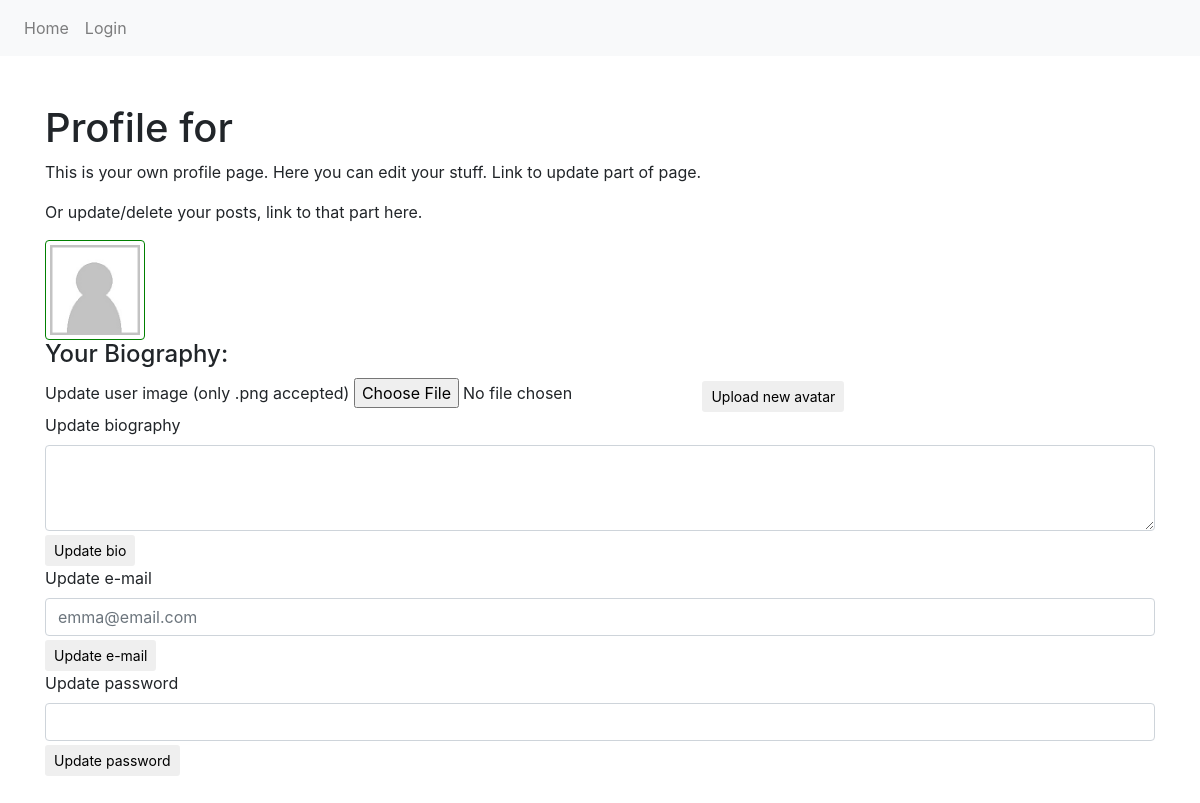
The page /profile.php on the database as committed earlier.
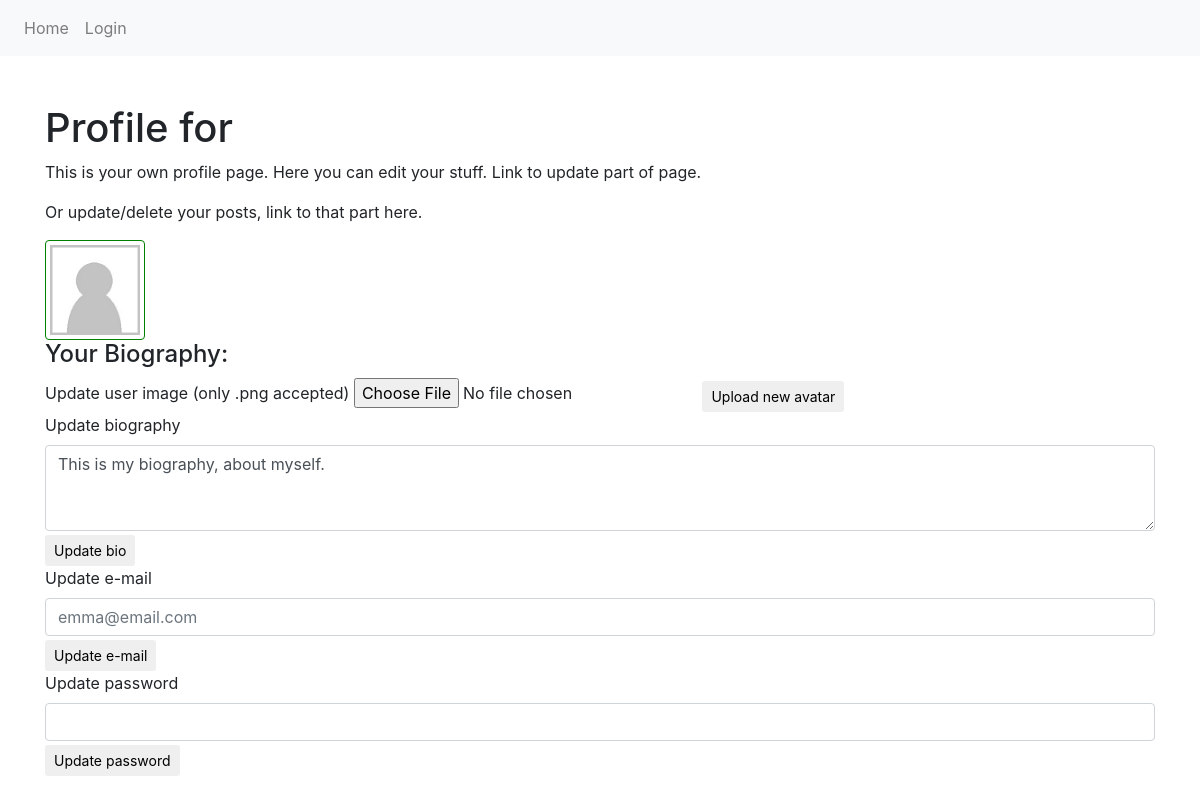
The same page on the database as committed later.
### tables this page shows
CREATE TABLE "User" (
	`user_id`	INTEGER NOT NULL PRIMARY KEY AUTOINCREMENT,
	`username`	TEXT NOT NULL UNIQUE,
	`email`	TEXT NOT NULL,
	`password`	TEXT NOT NULL,
	`bio`	TEXT,
	`avatar`	TEXT
);

### profile.php (the view, shortened to what this page needs)
<?php
require __DIR__.'/views/header.php';
$userSession = $_SESSION['userSession'] ?? false;
?>
<article>
  <h1>Profile for <?php echo $userSession['username'] ?></h1>
  <p>This is your own profile page. Here you can edit your stuff. Link to update part of page.</p>
  <p>Or update/delete your posts, link to that part here.</p>
</article>
<article>
<form action="upload.php" method="post" enctype="multipart/form-data">
    <?php if (!isset($userSession['avatar'])): ?>
      <img src="uploads/profilestart.png" alt="default" class="img-thumbnail">
    <?php else : ?>
      <img src="uploads/<?php echo $userSession['avatar']; ?>" class="img-thumbnail">
    <?php endif; ?>
      <h4>Your Biography:</h4>
  <label for="avatar">Update user image (only .png accepted)</label>
  <input type="file" name="avatar" accept=".png" required>
  <button type="submit" class="btn btn-sm mt-1">Upload new avatar</button>
</article>
<?php
$statement = $pdo->prepare('SELECT * FROM User');
$statement->execute();
$results = $statement->fetchAll(PDO::FETCH_ASSOC);
foreach ($results as $result) {
  $bio = $result['bio'];
  $email = $result['email'];
} ?>
    <form action="/app/auth/updateprofile.php" method="POST">
        <label for="textarea">Update biography</label>
        <textarea class="form-control" name="bio" rows="3"><?php echo $bio; ?></textarea>
        <button type="submit" class="btn btn-sm mt-1">Update bio</button>
    </form>
    <form action="/app/auth/updateprofile.php" method="POST">
        <label for="input">Update e-mail</label>
        <input class="form-control" name="email" placeholder="<?php echo $email; ?>"></input>
        <button type="submit" class="btn btn-sm mt-1">Update e-mail</button>
    </form>
    <form action="/app/auth/updateprofile.php" method="POST">
        <label for="input">Update password</label>
        <input class="form-control" name="password" type="password"></input>
        <button type="submit" class="btn btn-sm mt-1">Update password</button>
    </form>
<?php require __DIR__.'/views/footer.php'; ?>

### views/header.php (shortened to what this page needs)
<!DOCTYPE html>
<html lang="en">
<head>
    <link rel="stylesheet" href="https://maxcdn.bootstrapcdn.com/bootstrap/4.0.0-beta.2/css/bootstrap.min.css">
    <link rel="stylesheet" href="/assets/styles/main.css">
</head>
<body>
    <?php require __DIR__.'/navigation.php'; ?>
    <div class="container py-5">

### views/navigation.php (shortened to what this page needs)
<nav class="navbar navbar-expand-lg navbar-light bg-light">
    <ul class="navbar-nav">
        <li class="nav-item">
            <a class="nav-link <?php echo $_SERVER['SCRIPT_NAME'] === '/index.php' ? 'active' : ''; ?>" href="/index.php">Home</a>
        </li>
        <?php if (isset($_SESSION['userSession'])) : ?>
        <li class="nav-item">
                <a class="nav-link" href="/app/auth/authlogout.php">Logout</a>
          <?php else: ?>
                <a class="nav-link <?php echo $_SERVER['SCRIPT_NAME'] === '/login.php' ? 'active' : ''; ?>" href="login.php">Login</a>
        <?php endif; ?>
    </ul>
</nav>

### views/footer.php (shortened to what this page needs)
    </div>
</body>
</html>

### assets/styles/main.css (style rules this page uses)
.img-thumbnail { width: 100px; height: auto; border-style: solid; border-color: green; }

Rows that differ between the two databases and show on the page:
changed user "emma@email.com": bio (not shown) → "This is my biography, about myself."
